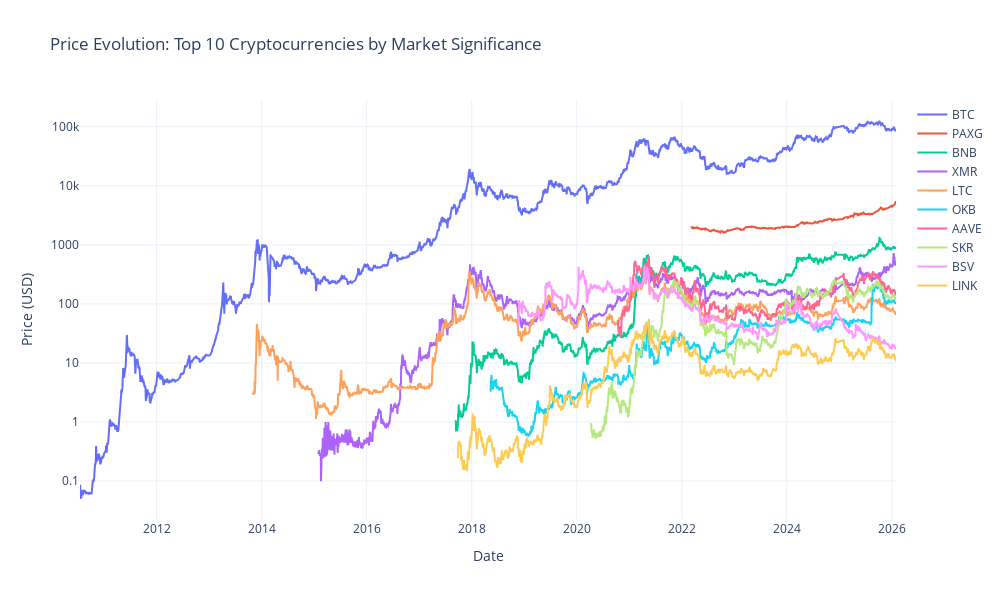

Notebook source saved alongside this figure:
### Markdown cell above
## 3. Market Overview and Price Evolution

Interactive visualizations of cryptocurrency price evolution and market dynamics.

### Code cell
# Create interactive price evolution chart
def create_interactive_price_chart(crypto_data, top_n=10):
    # Get top cryptocurrencies by latest market cap proxy
    market_significance = {}
    for crypto, df in crypto_data.items():
        if len(df) > 100:
            latest_price = df['close'].iloc[-1]
            avg_volume = df['volume'].mean() if 'volume' in df.columns else 1
            significance = latest_price * len(df) * avg_volume
            market_significance[crypto] = significance
    
    top_cryptos = sorted(market_significance.items(), key=lambda x: x[1], reverse=True)[:top_n]
    
    # Create interactive plot
    fig = go.Figure()
    
    for crypto, _ in top_cryptos:
        df = crypto_data[crypto]
        fig.add_trace(go.Scatter(
            x=df.index,
            y=df['close'],
            mode='lines',
            name=crypto,
            line=dict(width=2),
            hovertemplate=f'<b>{crypto}</b><br>' +
                         'Date: %{x}<br>' +
                         'Price: $%{y:.2f}<extra></extra>'
        ))
    
    fig.update_layout(
        title=f'Price Evolution: Top {top_n} Cryptocurrencies by Market Significance',
        xaxis_title='Date',
        yaxis_title='Price (USD)',
        yaxis_type='log',
        hovermode='x unified',
        width=1000,
        height=600,
        template='plotly_white'
    )
    
    return fig

price_chart = create_interactive_price_chart(crypto_data)
price_chart.show()

### Figure 1 — Plotly figure (JSON) as saved in the notebook; plotly's stock layout.template omitted (floating-point values rounded to 4 significant figures; data arrays with more than 128 entries replaced by an {"elided": "..."} marker saying what was removed)
{"data": [{"hovertemplate": "<b>BTC</b><br>Date: %{x}<br>Price: $%{y:.2f}<extra></extra>", "line": {"width": 2}, "mode": "lines", "name": "BTC", "type": "scatter", "x": {"elided": "5628 str values"}, "y": {"elided": "5628 float values"}}, {"hovertemplate": "<b>PAXG</b><br>Date: %{x}<br>Price: $%{y:.2f}<extra></extra>", "line": {"width": 2}, "mode": "lines", "name": "PAXG", "type": "scatter", "x": {"elided": "1374 str values"}, "y": {"elided": "1374 float values"}}, {"hovertemplate": "<b>BNB</b><br>Date: %{x}<br>Price: $%{y:.2f}<extra></extra>", "line": {"width": 2}, "mode": "lines", "name": "BNB", "type": "scatter", "x": {"elided": "3018 str values"}, "y": {"elided": "3018 float values"}}, {"hovertemplate": "<b>XMR</b><br>Date: %{x}<br>Price: $%{y:.2f}<extra></extra>", "line": {"width": 2}, "mode": "lines", "name": "XMR", "type": "scatter", "x": {"elided": "3971 str values"}, "y": {"elided": "3971 float values"}}, {"hovertemplate": "<b>LTC</b><br>Date: %{x}<br>Price: $%{y:.2f}<extra></extra>", "line": {"width": 2}, "mode": "lines", "name": "LTC", "type": "scatter", "x": {"elided": "4431 str values"}, "y": {"elided": "4431 float values"}}, {"hovertemplate": "<b>OKB</b><br>Date: %{x}<br>Price: $%{y:.2f}<extra></extra>", "line": {"width": 2}, "mode": "lines", "name": "OKB", "type": "scatter", "x": {"elided": "2767 str values"}, "y": {"elided": "2767 float values"}}, {"hovertemplate": "<b>AAVE</b><br>Date: %{x}<br>Price: $%{y:.2f}<extra></extra>", "line": {"width": 2}, "mode": "lines", "name": "AAVE", "type": "scatter", "x": {"elided": "1890 str values"}, "y": {"elided": "1890 float values"}}, {"hovertemplate": "<b>SKR</b><br>Date: %{x}<br>Price: $%{y:.2f}<extra></extra>", "line": {"width": 2}, "mode": "lines", "name": "SKR", "type": "scatter", "x": {"elided": "2073 str values"}, "y": {"elided": "2073 float values"}}, {"hovertemplate": "<b>BSV</b><br>Date: %{x}<br>Price: $%{y:.2f}<extra></extra>", "line": {"width": 2}, "mode": "lines", "name": "BSV", "type": "scatter", "x": {"elided": "2581 str values"}, "y": {"elided": "2581 float values"}}, {"hovertemplate": "<b>LINK</b><br>Date: %{x}<br>Price: $%{y:.2f}<extra></extra>", "line": {"width": 2}, "mode": "lines", "name": "LINK", "type": "scatter", "x": {"elided": "2996 str values"}, "y": {"elided": "2996 float values"}}], "layout": {"height": 600, "hovermode": "x unified", "title": {"text": "Price Evolution: Top 10 Cryptocurrencies by Market Significance"}, "width": 1000, "xaxis": {"title": {"text": "Date"}}, "yaxis": {"title": {"text": "Price (USD)"}, "type": "log"}}}
